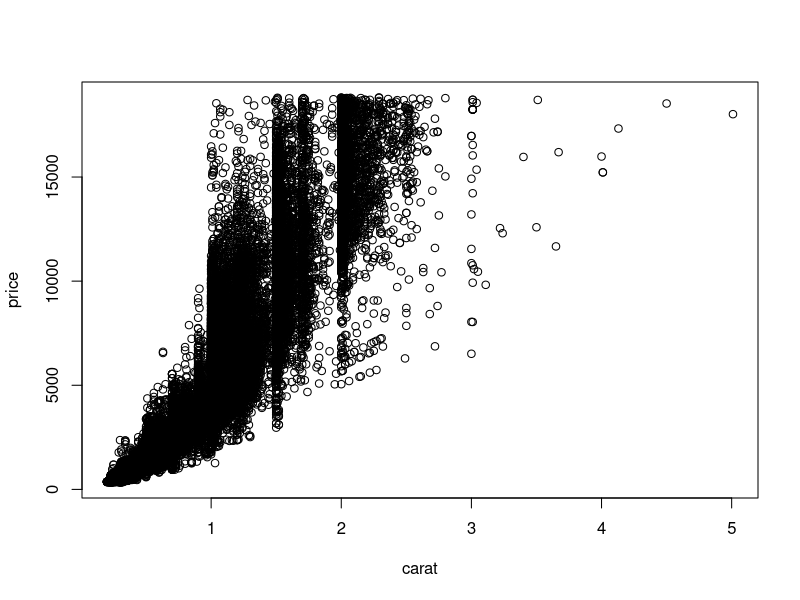
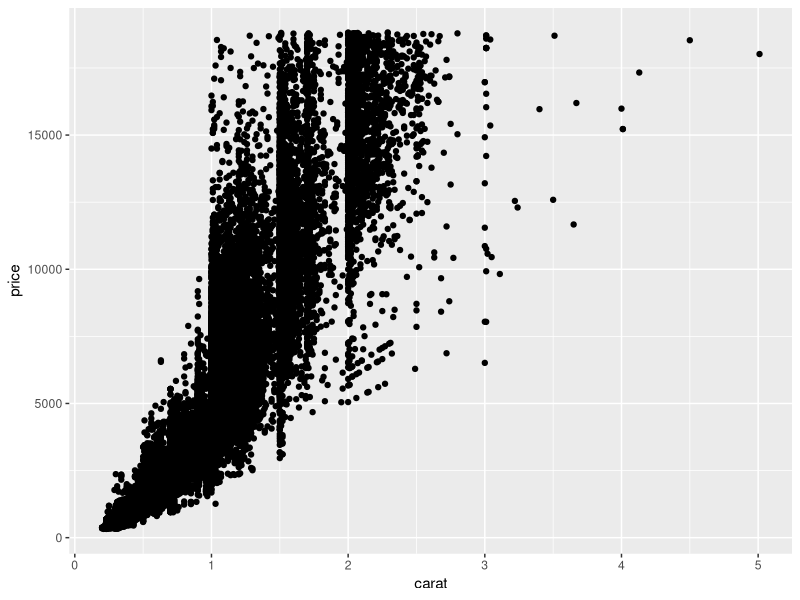
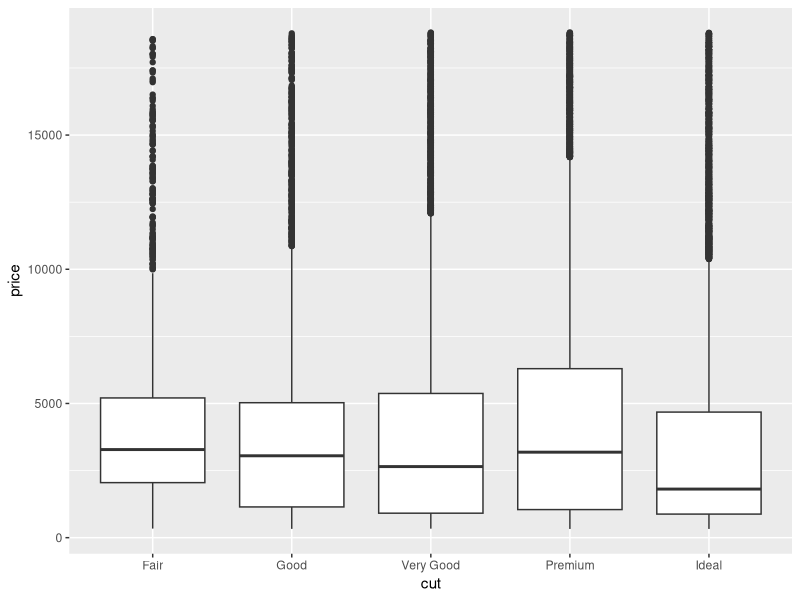
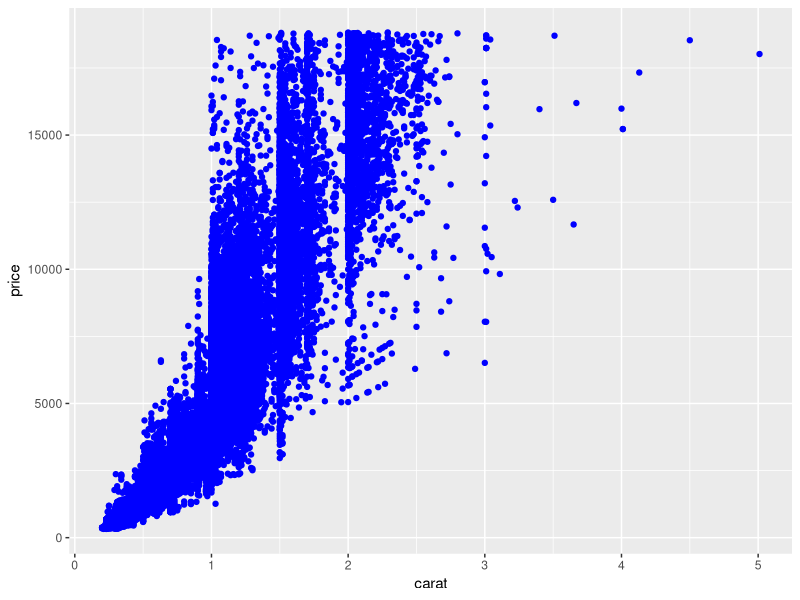
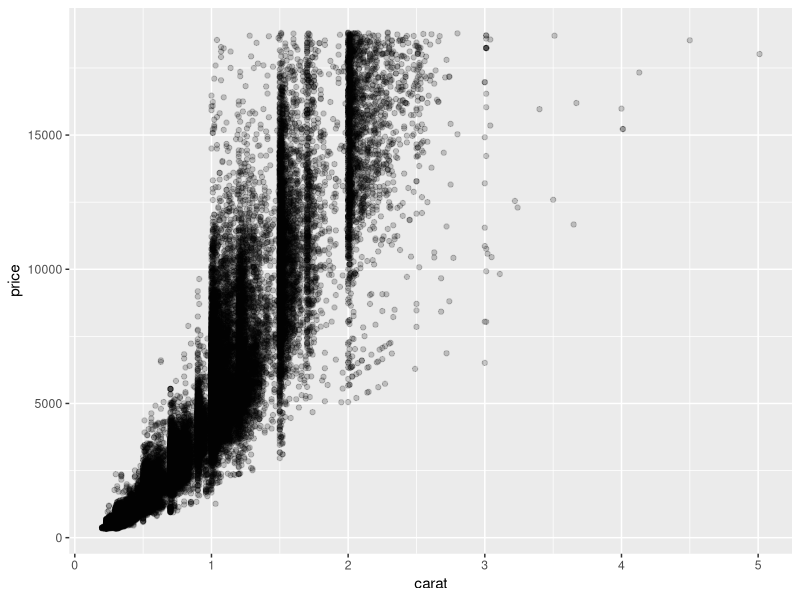
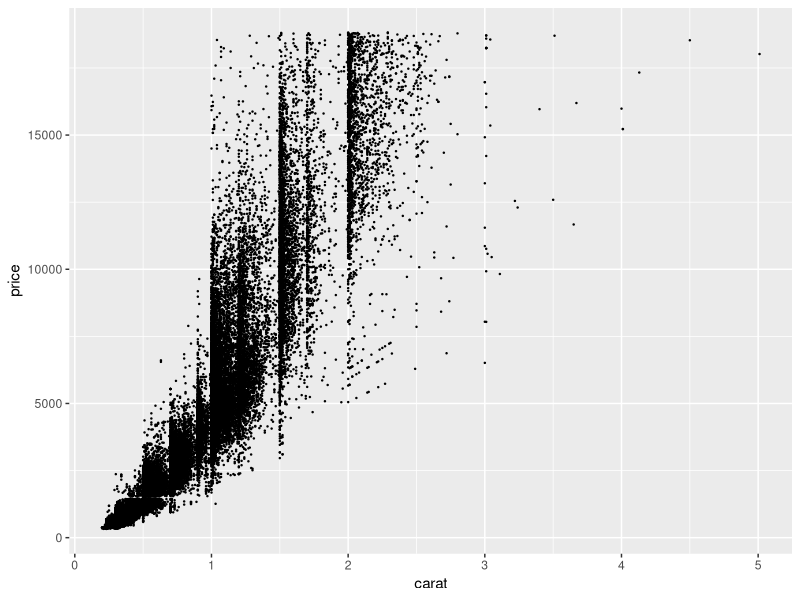
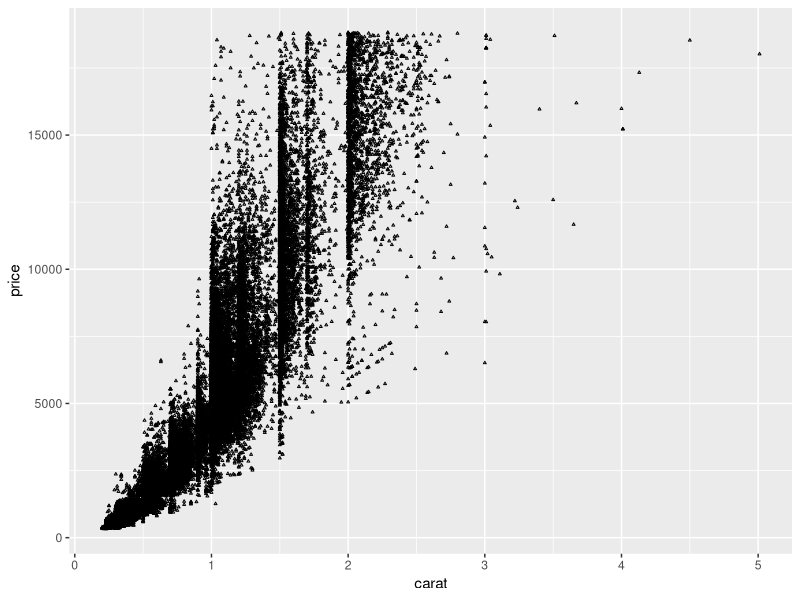
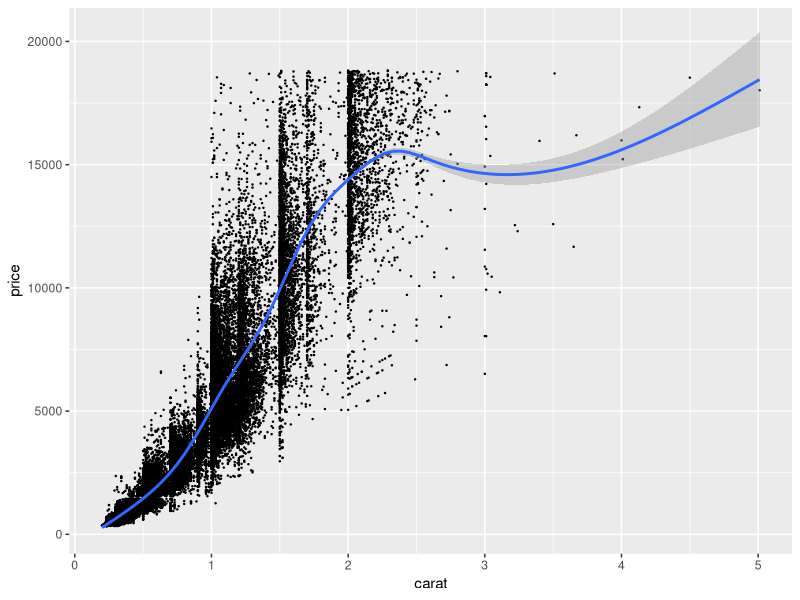

Recreate these plots in R, in order.
## ---- chunk 1
knitr::opts_chunk$set(
  message = FALSE,
  warning = FALSE,
  error = FALSE, 
  collapse = TRUE,
  comment = "#",
  fig.height = 4,
  fig.width = 8,
  fig.align = "center",
  cache = FALSE
) 
## ---- chunk 2
#install.packages("ggplot2")
library(ggplot2)
## ---- chunk 3
data(diamonds, package="ggplot2")
dim(diamonds)
head(diamonds)
## ---- chunk 4
plot(price~carat, data=diamonds)
## ---- chunk 5
ggplot(diamonds, aes(x=carat,y=price)) + geom_point()
## ---- chunk 6
ggplot(diamonds, aes(x=cut,y=price)) + geom_boxplot()

## ---- chunk 7
ggplot(diamonds, aes(carat, price)) + geom_point(colour = "blue")
## ---- chunk 8
ggplot(diamonds, aes(x=carat,y=price)) + geom_point(alpha = 0.2)
## ---- chunk 9
ggplot(diamonds, aes(x=carat,y=price)) + geom_point(size = 0.2)

## ---- chunk 10
ggplot(diamonds, aes(x=carat,y=price)) + geom_point(shape = 2,size=0.4)
## ---- chunk 11
ggplot(diamonds, aes(x=carat,y=price)) + geom_point(size = 0.2) +
  geom_smooth()
## ---- chunk 12
ggplot(diamonds, aes(carat, price)) + geom_point(size = 0.5) +
coord_trans(x = "log10", y = "log10")
## ---- chunk 13
ggplot(diamonds, aes(carat, price, colour=color)) + geom_point() + 
    coord_trans(x = "log10", y = "log10")
## ---- chunk 14
ggplot(diamonds, aes(carat, price, colour=depth)) + geom_point() + 
    coord_trans(x = "log10", y = "log10")
## ---- chunk 15
ggplot(diamonds, aes(carat, price)) + geom_point() +
  facet_wrap(~color, ncol=4)
## ---- chunk 16
ggplot(diamonds, aes(carat, price)) + geom_point() +
 facet_grid(~color, labeller=label_both)
## ---- chunk 17
ggplot(diamonds) + geom_point(aes(price, carat))
## ---- chunk 18
ggplot(diamonds, aes(1, depth)) + geom_boxplot()
## ---- chunk 19
ggplot(diamonds, aes(depth)) + geom_histogram()
## ---- chunk 20
ggplot(diamonds, aes(depth)) + geom_histogram(binwidth=0.2) + xlim(56,67)
## ---- chunk 21
ggplot(diamonds, aes(cut, depth)) + geom_boxplot()
## ---- chunk 22
ggplot(diamonds, aes(depth)) + geom_histogram(binwidth = 0.2) + 
    facet_wrap(~cut) + xlim(56, 67)
## ---- chunk 23
ggplot(diamonds, aes(depth, fill=cut)) + 
    geom_histogram(binwidth=0.2) + xlim(56,67)
